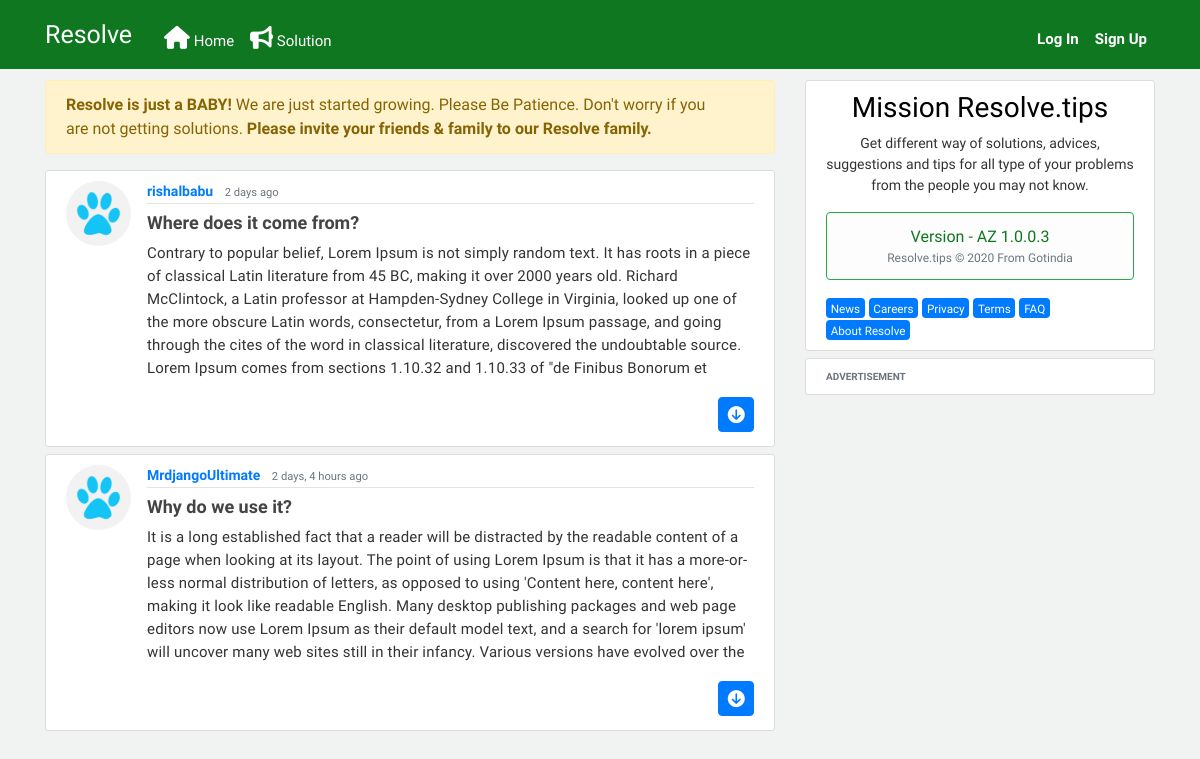
The page / on the database its author committed.
### feeds/models.py (models this page shows, shortened)
class Post(models.Model):
    title = models.CharField(max_length=300)
    content = models.TextField()
    date_posted = models.DateTimeField(default=timezone.now)
    author = models.ForeignKey(User, on_delete=models.CASCADE)
    slug = models.SlugField(max_length=250, null=True, blank=True)

### users/models.py (models this page shows, shortened)
class Profile(models.Model):
    user = models.OneToOneField(User, on_delete=models.CASCADE)
    image = models.ImageField(default='default.jpg', upload_to='profile_pics')

### feeds/views.py (the view)
# urls.py: path('', PostListView.as_view(), name='feeds-home'),
class PostListView(ListView):
    model = Post
    template_name = 'feeds/home.html'  # <app>/<model>_<viewtype>.html
    context_object_name = 'posts'
    ordering = ['-date_posted']
    paginate_by = 37

### feeds/templates/feeds/home.html
{% extends "feeds/base.html" %}
{% block content %}
    <article>
        <div class="alert alert-warning alert-dismissible fade show" role="alert">
            <strong>Resolve is just a BABY!</strong> We are just started growing. Please Be Patience. Don't worry if you are not getting solutions.<strong> Please invite your friends & family to our Resolve family.</strong>
        </div>
    </article>
    {% for post in posts %}
    <article class="media content-section">
         <img class="rounded-circle article-img" src="{{ post.author.profile.image.url }}">
         <div class="media-body">
           <div class="article-metadata">
             <a class="mr-2 linktext" href="{% url 'user-posts' post.author.username %}">{{ post.author }}</a>
             <small class="text-muted">{{ post.date_posted|timesince }} ago</small>
           </div>
           <h5 class="articlemargin"><a class="article-title" href="{% url 'post-detail' post.id %}">{{ post.title }}</a></h5>
           <p class="article-content">{{ post.content|safe }}</p>
         </div>
       </article>
      {% endfor %}
 {% endblock content %}

### feeds/static/feeds/main.css (style rules this page uses)
body { background: rgb(241, 242, 242); color: #333333; margin-top: 5rem; font-family: 'Hind Guntur', sans-serif; }
h1, h2, h3, h4, h5, h6 { color: #000; }
.articlemargin { margin-top: 0.5rem; }
.linktext { font-weight: 555; }
.content-section { background: #ffffff; padding: 10px 20px; border: 1px solid #dddddd; border-radius: 3px; margin-bottom: 7px; }
.article-title { color: #444444; font-size:18px; font-weight: 600; }
.article-content { white-space: pre-line; font-size: 15px; line-height: 23px; letter-spacing: 0.2px; }
.article-img { height: 65px; width: 65px; margin-right: 16px; }
.article-metadata { padding-bottom: 1px; font-size: 14px;; margin-bottom: 4px; border-bottom: 1px solid #e3e3e3; }

### rows shown on the page
Post: author.profile.image (placeholder picture), author "rishalbabu", date_posted "2 days", title "Where does it come from?", content "Contrary to popular belief, Lorem Ipsum is not simply random text. It has roots in a piece of classical Latin literature from 45 BC, making it over 2000 years old. Richard McClintock, a Latin professor at Hampden-Sydney College in Virginia, looked up one of the more obscure Latin words, consectetur, from a Lorem Ipsum passage, and going through the cites of the word in classical literature, discovered the undoubtable source. Lorem Ipsum comes from sections 1.10.32 and 1.10.33 of \"de Finibus Bonorum et…"
Post: author.profile.image (placeholder picture), author "MrdjangoUltimate", date_posted "2 days, 4 hours", title "Why do we use it?", content "It is a long established fact that a reader will be distracted by the readable content of a page when looking at its layout. The point of using Lorem Ipsum is that it has a more-or-less normal distribution of letters, as opposed to using 'Content here, content here', making it look like readable English. Many desktop publishing packages and web page editors now use Lorem Ipsum as their default model text, and a search for 'lorem ipsum' will uncover many web sites still in their infancy. Various versions have evolved over the…"
